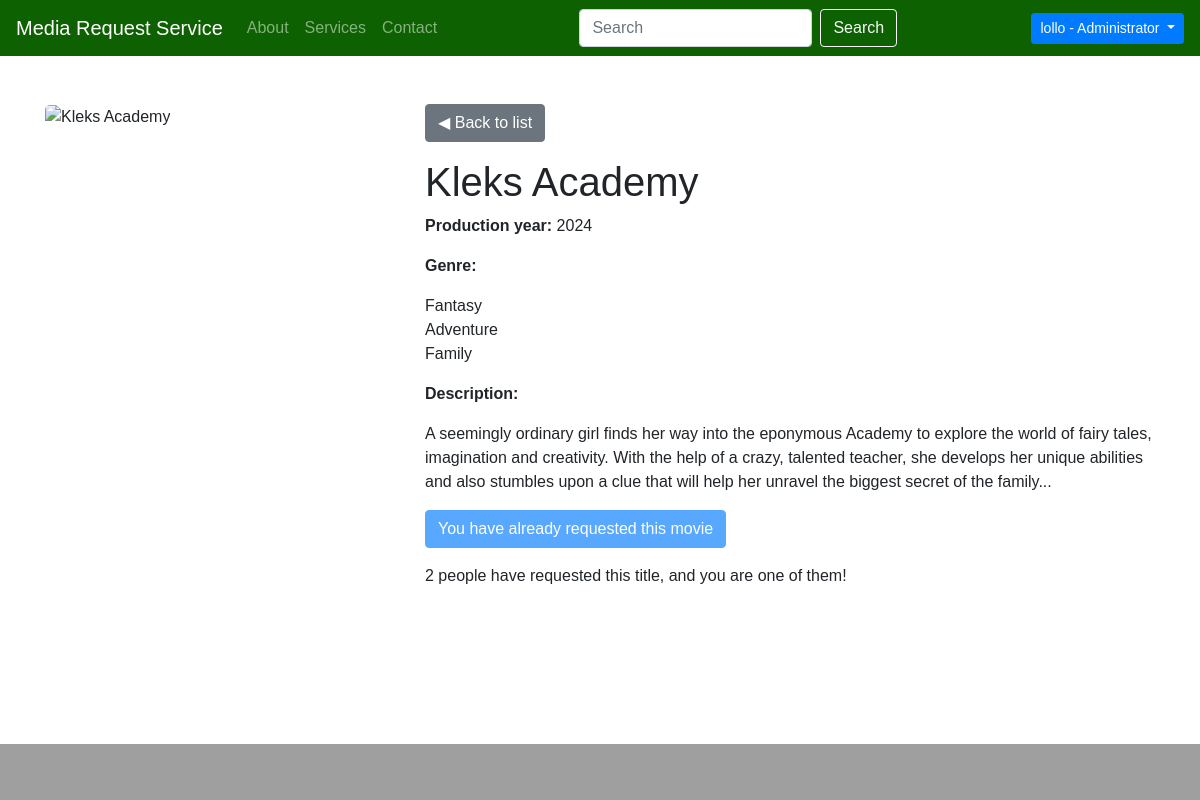
Screenshot of /movie/1026999/1/ (signed in) with the database file from the repository.
### movieapp/models.py (models this page shows, shortened)
class Movie(models.Model):
    tmdb_id = models.IntegerField(primary_key=True)  # useful to retrieve data from TMDB APIs
    title = models.CharField(max_length=100)
    year = models.IntegerField(null=True)
    description = models.TextField(max_length=1000)
    genre = models.CharField(max_length=100)
    available = models.BooleanField(default=False)
    def get_genre_as_list(self):
        return json.loads(self.genre)
    '''@property
    def poster_url(self):
        api_key = '5dbf33ab1210565bba9d880c176bf3d8'
        base_url = f'https://api.themoviedb.org/3/movie/{self.tmdb_id}?api_key={api_key}'


        try:
            response = requests.get(base_url)
            data = response.json()

            if 'poster_path' in data and data['poster_path']:
                poster_path = data['poster_path']
                poster_url = f'https://image.tmdb.org/t/p/w154{poster_path}'
                return poster_url
            else:
                return None

        except requests.exceptions.RequestException as e:
            print('Error in API request:', e)
            return None'''
    class Meta:
        ordering = ["-pk"]
        verbose_name_plural = 'Movies'

### movieapp/views.py (the view)
# urls.py: path('movie/<int:pk>/<int:page>/', MovieDetailView.as_view(), name='movie_detail'),
class MovieDetailView(DetailView):
    model = Movie
    template_name = 'movie_detail.html'
    def get_my_page(self):
        return self.kwargs.get('page')
    def get_context_data(self, **kwargs):
        context = super().get_context_data(**kwargs)
        user = self.request.user
        if user.is_authenticated:
            user_profile = get_object_or_404(Profile, user=user)
            movie = self.get_object()
            existing_request = Request.objects.filter(profile=user_profile, movie=movie).exists()
            context['existing_request'] = existing_request
            request_count = Request.objects.filter(movie=movie).count()
            context['request_count'] = request_count
        else:
            context['existing_request'] = False
        return context

### movieapp/templates/movie_detail.html (shortened to what this page needs)
{% extends 'GPT_home.html' %}
{% block content %}
<div class="container mt-5">
    <div class="row">
        <div class="col-md-4">
            <img src="{{ movie.poster_url }}" class="img-fluid rounded-lg" alt="{{ movie.title }}">
        </div>
        <div class="col-md-8">
            <a href="{% url 'movieapp:home' %}?page={{ view.get_my_page }}" class="btn btn-secondary"> ◀ Back to list</a>
            <h1 class="mt-3">{{ movie.title }}</h1>
            <p><strong>Production year:</strong> {{ movie.year }}</p>
            <p><strong>Genre:</strong></p>
            <ul class="list-unstyled">
                {% for g in movie.get_genre_as_list %}
                <li>{{ g }}</li>
                {% endfor %}
            </ul>
            <p><strong>Description:</strong></p>
            <p>{{ movie.description }}</p>
            {% if user.is_authenticated %}
                <button class="btn btn-primary" id="request-movie-button" {% if existing_request %}disabled{% endif %}>
                    {% if existing_request %}
                        You have already requested this movie
                    {% else %}
                        Request this movie
                    {% endif %}
                </button>
                <p id="requests-count">
                    {% if not request_count %}
                        Be the first to request this title!
                    {% elif request_count == 1 and existing_request %}
                        Only you requested this title... Niche movie?!
                    {% elif existing_request %}
                        {{ request_count }} people have requested this title, and you are one of them!
                    {% elif not existing_request and request_count %}
                        Other {{ request_count }} people have requested this title, be one of them!
                    {% endif %}
                </p>
            {% else %}
                <p><a href="{% url 'login' %}">Log in</a> to request this movie.</p>
            {% endif %}
        </div>
    </div>
</div>
{% endblock %}

### templates/GPT_home.html (shortened to what this page needs)
{% load static %}
<!DOCTYPE html>
<html lang="en">
<head>
    <link href="https://stackpath.bootstrapcdn.com/bootstrap/4.5.2/css/bootstrap.min.css" rel="stylesheet">
    <link rel="stylesheet" href="https://cdn.jsdelivr.net/npm/bootstrap@4.6.1/dist/css/bootstrap.min.css">
    {% load crispy_forms_tags %}
    {% load static %}
</head>
<body>
<nav class="navbar navbar-expand-lg navbar-dark">
    <a class="navbar-brand" href="{% url 'movieapp:home' %}">Media Request Service</a>
    <div class="collapse navbar-collapse justify-content-between" id="navbarNav">
        <ul class="navbar-nav">
            <li class="nav-item">
                <a class="nav-link" href="#">About</a>
            </li>
            <li class="nav-item">
                <a class="nav-link" href="#">Services</a>
            </li>
            <li class="nav-item">
                <a class="nav-link" href="#">Contact</a>
            </li>
        </ul>
        <form class="form-inline my-2 my-lg-0">
            <input class="form-control mr-sm-2" type="search" placeholder="Search" aria-label="Search">
            <button class="btn btn-outline-light my-2 my-sm-0" type="submit">Search</button>
        </form>
        <ul class="navbar-nav">
            <li class="nav-item dropdown">
                <button class="btn btn-sm btn-primary dropdown-toggle" id="userDropdown" role="button" data-toggle="dropdown" aria-haspopup="true" aria-expanded="false">
                    {% if request.user.is_authenticated %}
                        {{ request.user.username }} - {% if not user.is_superuser %}{{ user.groups.all.0.name }}{% else %}Administrator{% endif %}
                    {% else %}
                        Anonymous User
                    {% endif %}
                </button>
            </li>
        </ul>
    </div>
</nav>
    {% block content %}
    {% endblock %}
<footer class="footer mt-auto">
</footer>
</body>
</html>

### templates/GPT_home.html (style rules this page uses)
body { font-family: Arial, sans-serif; margin: 0; padding: 0; display: flex; flex-direction: column; min-height: 100vh; }
.navbar { background-color: #0d6100; }
.footer { background-color: rgb(159, 159, 159); padding: 20px 0; text-align: center; margin-top: auto; width: 100%; }

### rows the page displays
Movie: title "Kleks Academy", year "2024", description "A seemingly ordinary girl finds her way into the eponymous Academy to explore the world of fairy tales, imagination and creativity. With the help of a crazy, talented teacher, she develops her unique abilities and also stumbles upon a clue that will help her unravel the biggest secret of the family..."

### other values shown
{{ request.user.username }} "lollo"
{{ g }} "Fantasy" "Adventure" "Family"
{{ request_count }} "2"
